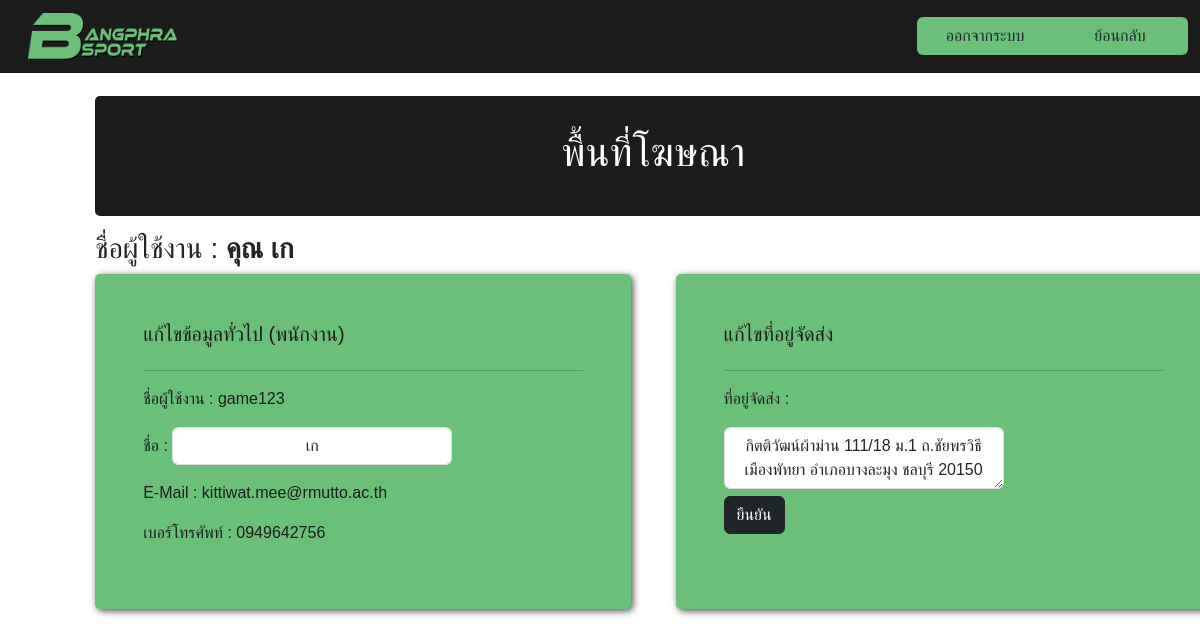
/admin-update-cus.php?id=1 (signed in), run on the app's committed database.
### tables this page shows
CREATE TABLE `customer` (
  `id_cus` int(11) NOT NULL,
  `name` varchar(50) NOT NULL,
  `username` varchar(24) NOT NULL,
  `password` varchar(24) NOT NULL,
  `email` varchar(255) NOT NULL,
  `tel` varchar(10) NOT NULL,
  `address` text DEFAULT NULL,
  `type` varchar(20) NOT NULL
);

### admin-update-cus.php (the view, shortened to what this page needs)
<?php
require_once('connect.php');
$sql = "SELECT * FROM customer WHERE id_cus = '".mysqli_real_escape_string($conn, $_GET['id'])."' ";
$result = mysqli_query($conn, $sql);
$row = mysqli_fetch_assoc($result);
?>
<!DOCTYPE html>
<html lang="en">
<head>
<link href="https://cdn.jsdelivr.net/npm/bootstrap@5.3.3/dist/css/bootstrap.min.css" rel="stylesheet">
<link rel="stylesheet" href="https://cdnjs.cloudflare.com/ajax/libs/font-awesome/5.15.4/css/all.min.css">
<link rel="stylesheet" href="css/update-pro.css">
</head>
<body>
    <nav class="navbar fixed-top">
    <div class="container-fluid">
        <a class="navbar-brand" href="index-c.php">
        <img src="asset/BANGPHRA SPORT PNG 3.png" alt="" width="150px" height="auto">
        </a>
        <div class="btn-group">
        <a href="logout.php" type="button" class="btn">ออกจากระบบ</a>
        <a href="customer-info.php" type="button" class="btn">ย้อนกลับ</a>
        </div>
    </div>
    </nav>
    <div class="container">
        <div class="box">
            <h1>พื้นที่โฆษณา</h1>
        </div>
        <h3>ชื่อผู้ใช้งาน :<b> คุณ <?php echo $row['name']  ?></b></h3>
        <div class="container-profile">
            <div class="profile-box">
                <div class="be-box">
                    <h5> แก้ไขข้อมูลทั่วไป (พนักงาน) </h5>
                </div>
                <hr>
                <form action="admin-cus-update.php" method="post">
        <p> ชื่อผู้ใช้งาน : <?php echo $row["username"]; ?></p>
        <p> ชื่อ : <input type="text" class="form-control" id="name" name="name" placeholder="Input Your Name" value="<?php echo $row['name'] ?>" required></p>
        <p> E-Mail : <?php echo $row["email"]; ?></p>
        <p> เบอร์โทรศัพท์ : <?php echo $row["tel"]; ?></p></div>
       <div class="profile-box">
       <div class="be-box">
        <h5> แก้ไขที่อยู่จัดส่ง </h5>
        </div>
        <hr>
        <p> ที่อยู่จัดส่ง : </p>
        <textarea type="text" class="form-control" id="add" name="add" placeholder="Input Your Address" value="<?php echo $row['address'] ?>" required ><?php echo $row['address'] ?></textarea>
        <div class="container-prof">
       <button type="submit" name="submit" class="btn btn-dark"> ยืนยัน </button>
       </div>
        </div>
        </div>
    </div>
</body>
</html>

### css/update-pro.css (style rules this page uses)
body { font-family: Arial, Helvetica, sans-serif; }
.navbar { background-color: #1c1c1c; color: #FFFFFF; }
.navbar-brand { margin-left: 1rem; }
.navbar .btn-group { background-color: #6ac077; border: none; text-align: center; align-items: center; }
.btn-group .btn { width: 8.5rem; height: auto; }
.container { margin: 5.2rem; display: block; justify-content: center; }
.container-profile { display: flex; justify-content: space-between; }
.profile-box { display: block; background-color: #6ac077; padding: 3rem; border-radius: 5px; box-shadow: 2px 2px 7px rgba(0, 0, 0, 0.7); border-collapse: collapse; width: 48%; color: #1c1c1c; }
.form-control { text-align: center; width: 280px; display: inline-block; }
.container-prof { display: flexbox; justify-content: center; align-items: center; height: 100%; }

### data on the page
customer: name "เก", username "game123", email "kittiwat.mee@rmutto.ac.th", tel "0949642756", add "กิตติวัฒน์ผ้าม่าน 111/18 ม.1 ถ.ชัยพรวิธี เมืองพัทยา อำเภอบางละมุง ชลบุรี 20150"
